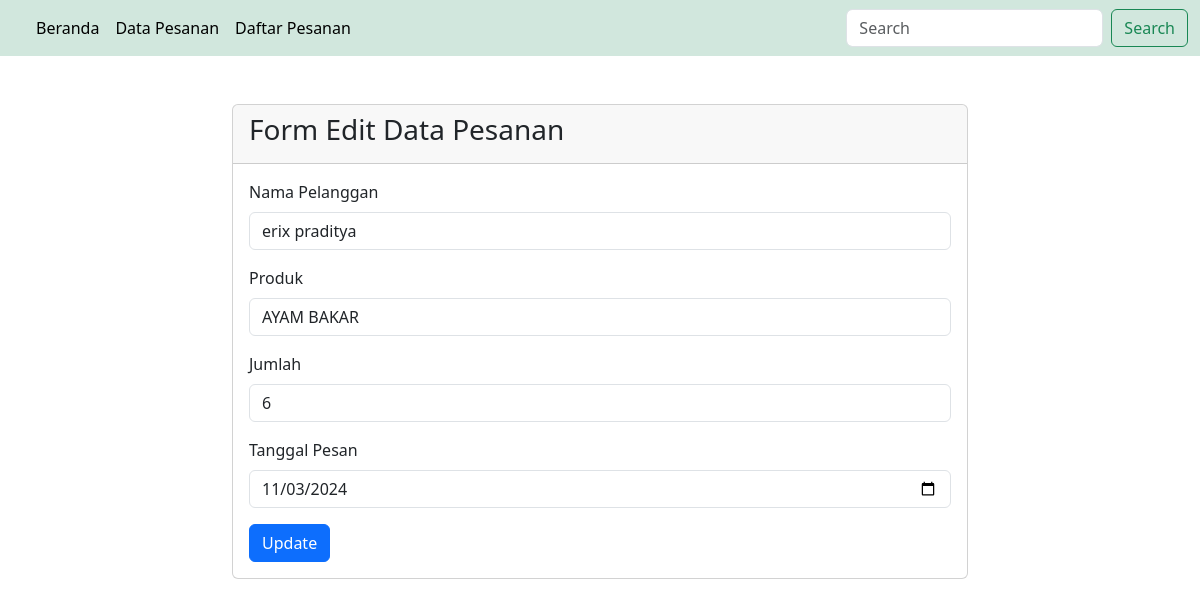
/Data_pesanan/edit.php?id=7, run on the app's committed database.
### tables this page shows
CREATE TABLE `pesanans` (
  `id_pesanan` int(11) NOT NULL,
  `nama_pelanggan` varchar(100) NOT NULL,
  `produk` varchar(50) NOT NULL,
  `jumlah` int(11) NOT NULL,
  `tanggal_pesan` date NOT NULL
);

### Data_pesanan/edit.php (the view, shortened to what this page needs)
<?php
include("../koneksi.php");
$id = $_GET['id'];
$ambil = "SELECT * FROM pesanans WHERE id_pesanan='$id'";
$edit = mysqli_query($koneksi,$ambil);
$data = mysqli_fetch_array($edit);
?>
<!DOCTYPE html>
<html lang="en">
<head>
    <link rel="stylesheet" href="../css/bootstrap.css">
    <link rel="stylesheet" href="../css/all.css">
</head>
<body>
    <?php
    include_once('../navbar.php');
    ?>
    <div class="container">
        <div class="row mt-5">
            <div class="col-8 m-auto">
                <div class="card">
                    <div class="card-header">
                        <h3 class="float-start"> Form Edit Data Pesanan</h3>
                    </div>
                    <div class="card-body">
                        <form action="update.php" method="post">
                            <div class="mb-3">
                                <label for="exampleInputEmail1" class="form-label">Nama Pelanggan</label>
                                <input type="text" readonly value="<?=$data['nama_pelanggan']?>" name="nama" class="form-control" id="exampleInputEmail1" aria-describedby="emailHelp">
                            </div>
                            <div class="mb-3">
                                <label for="exampleInputPassword1" class="form-label">Produk</label>
                                <select name="produk" id="" class="form-control">
                                    <option value=""><?=$data['produk']?></option>
                                </select>
                            </div>
                            <div class="mb-3">
                                <label for="exampleInputPassword1" class="form-label">Jumlah</label>
                                <input type="text" value="<?=$data['jumlah']?>" name="jumlah" class="form-control" id="exampleInputPassword1">
                            </div>
                            <div class="mb-3">
                                <label for="exampleInputPassword1" class="form-label">Tanggal Pesan</label>
                                <input type="date" value="<?=$data['tanggal_pesan']?>" name="tanggalPesan" class="form-control" id="exampleInputPassword1">
                            </div>
                            <button type="submit" class="btn btn-primary" href="index.php">Update</button>
                        </form>
                    </div>
                </div>
            </div>
        </div>
    </div>
</body>
</html>

### data on the page
pesanans: nama "erix praditya", produk "AYAM BAKAR", jumlah "6", tanggalPesan "11/03/2024"
